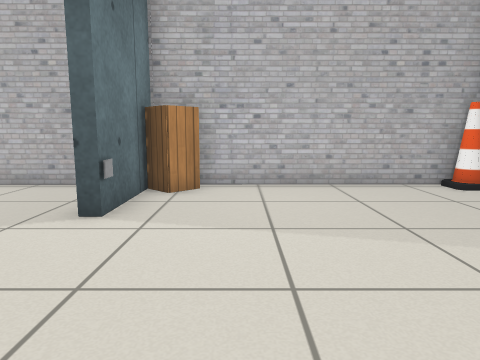
View 1 (above)

18 first-person views from a walk through a world built for the Gazebo simulator. The camera is 0.72 m above the floor, tilts 8° down and sees 70° across. The floor is counted in squares, 0.5 m on a side. Each view is taken from the middle of a square. On the plan, view 1 faces up. The plan holds only what a view shows up to about 15 squares ahead; the rest is blank. Robots are left out. Simple patterns stand in for the simulator's built-in surfaces. Some surface patterns are stand-ins.

View 2
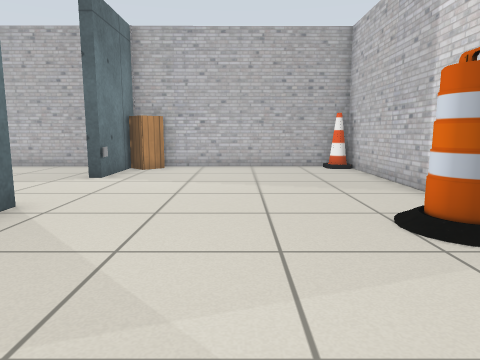

View 3
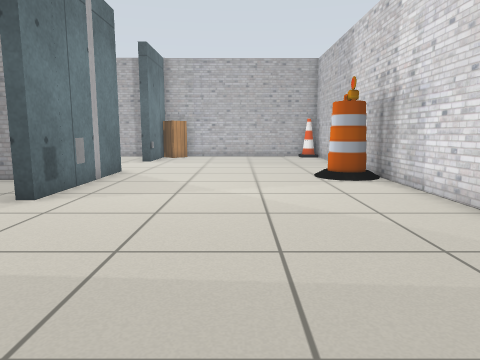

View 4
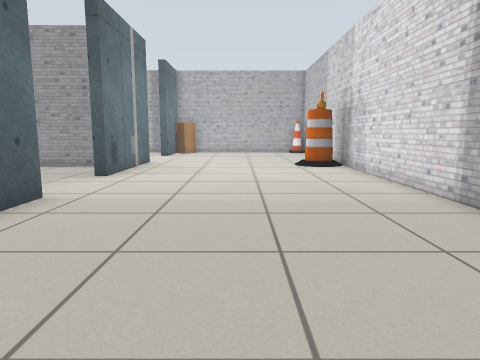

View 5
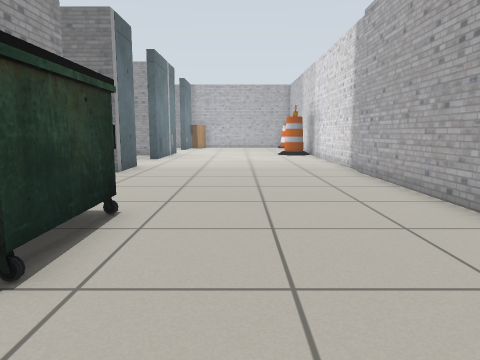

View 6
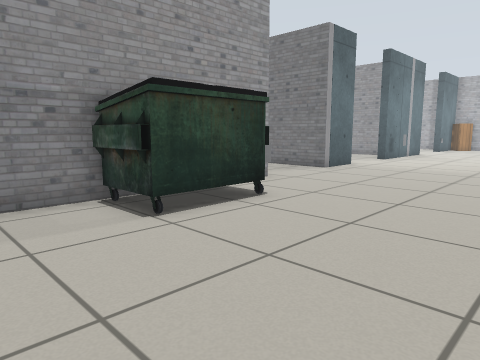

View 7
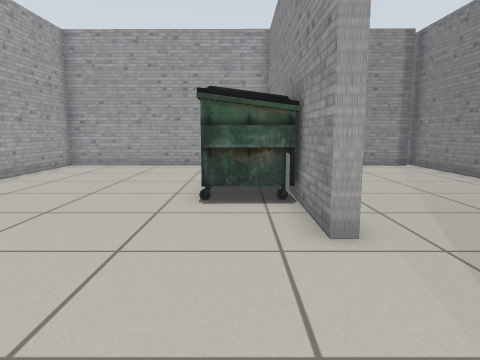

View 8
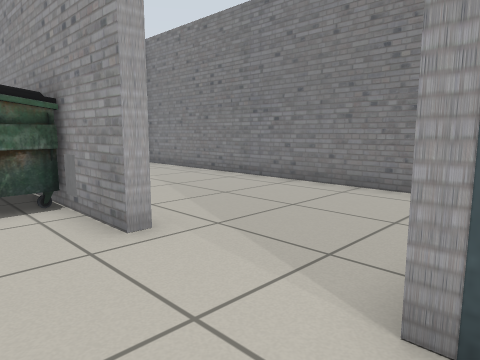

View 9
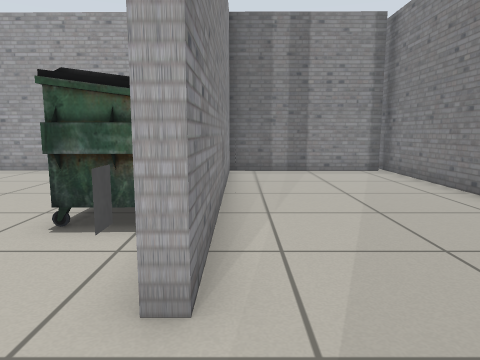

View 10
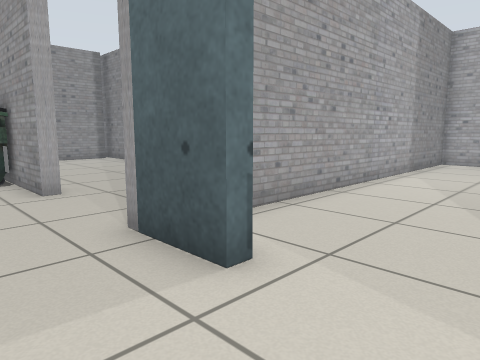

View 11
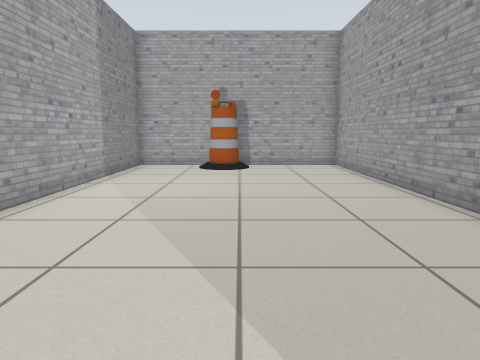

View 12
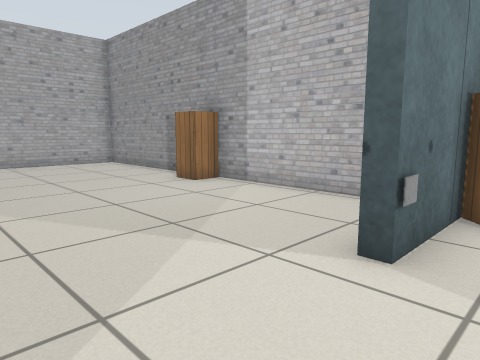

View 13
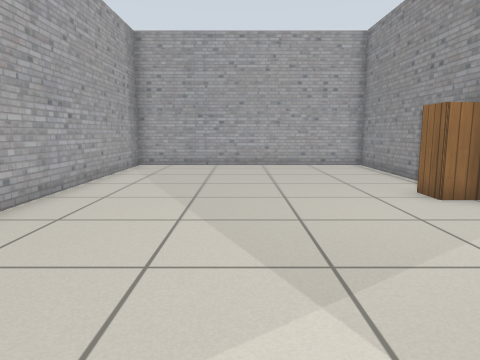

View 14
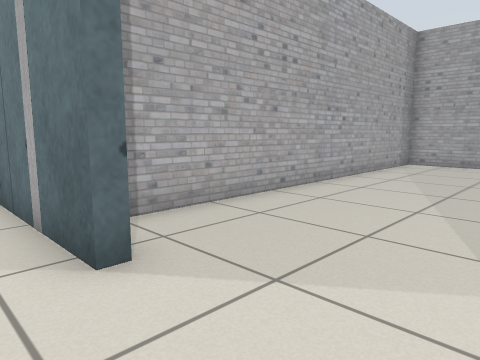

View 15
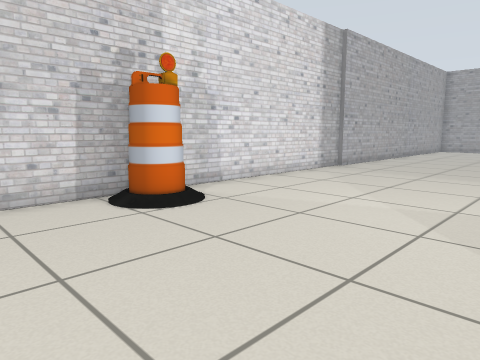

View 16
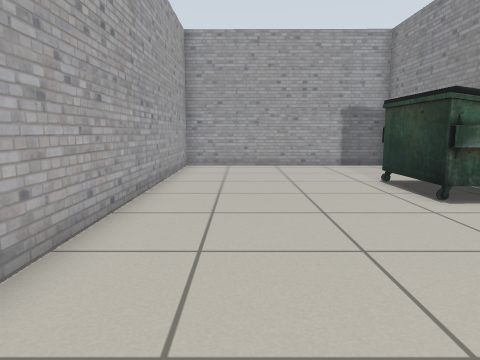

View 17
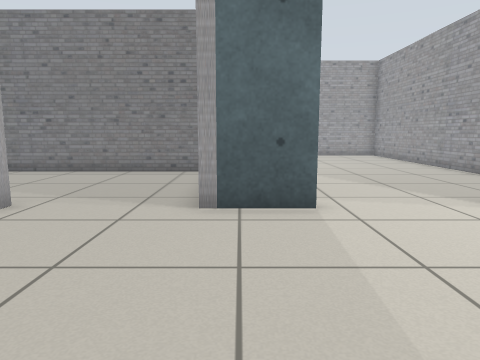

View 18
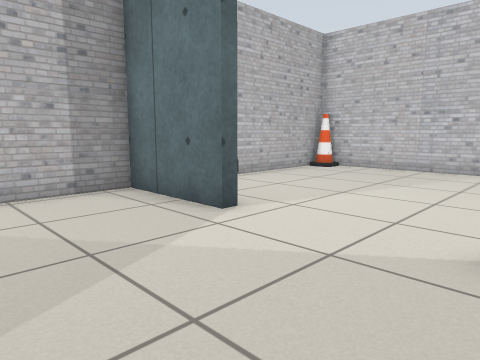

### Floor plan
Points are (right, up) in squares from view 1. A wall is a line through its corners. A room is listed if a view was taken in it or the views show most of it. See-through windows are left out.
Room 1 (views 1, 2, 3, 4, 5, 6, 7, 8, 9, 10, 11, 12, 13, 14, 15, 16, 17)
walls: (-2.9, -7.6) (-2.4, -7.6) (-2.4, -9.8) (-4.6, -9.8); (-2.4, -14.4) (-2.4, -16.6); (6.5, -9.6) (6.5, 9.2) (-0.5, 9.3); (-2.8, -16.5) (-2.8, -14.4); (-8.5, -10.5) (-8.5, -24.5); (-2.4, -18.4) (-2.4, -23.7) (6.3, -23.8) (6.3, -9.5); (-2.9, 1.5) (-2.4, 1.5) (-2.4, -2.4); (-2.8, -20.2) (-2.8, -19.6); (-2.8, -20.9) (-2.8, -20.4); (-2.8, -21.6) (-2.8, -21.1); (-2.8, -22.5) (-2.8, -22); (-2.4, 7.3) (-2.4, 5.7) (-2.8, 5.7); (-8.2, -23.7) (-2.8, -23.7) (-2.8, -23)
ways out: opening at (-3, 3.5) to room 2; opening at (-3, -5.5) to room 3; gap at (-8, -24)
objects: dumpster (-2, -19) to (0, -16); grey panel (-2, -14); grey panel (-2, -3); grey panel (-2, 6); cabinet (-2, 8) to (-1, 9); barrel (5, 0) to (6, 0); cone (6, 9)
Room 2 (view 18)
walls: (-2.8, 5.7) (-2.8, 9.3) (-17, 9.3) (-17, -0.4) (-3.7, -0.3)
ways out: opening at (-3, 3.5) to room 1
objects: cabinet (-10, 8) to (-10, 9)
Room 3 (no view inside)
walls: (-3.9, -0.7) (-17, -0.8) (-17, -9.4) (-4.6, -9.4)
ways out: opening at (-3, -5.5) to room 1
objects: barrel (-16, -6) to (-16, -5)

Positions as (right, up) in squares from view 1, and headings:
1: (0, 0), facing up
2: (2, -5), facing up
3: (2, -11), facing up
4: (2, -15), facing up
5: (2, -22), facing up
6: (5, -22), facing up-left
7: (-1, -9), facing down
8: (0, -9), facing down-left
9: (-3, -11), facing down
10: (0, -5), facing down-left
11: (-2, -5), facing left
12: (-1, 2), facing up-left
13: (-2, 4), facing left
14: (-1, 5), facing down-left
15: (-1, 4), facing down-right
16: (4, -9), facing down
17: (4, -9), facing left
18: (-7, 1), facing up-right
